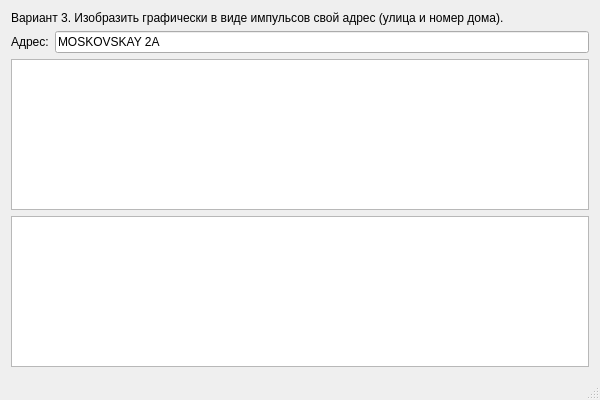
<?xml version="1.0" encoding="UTF-8"?>
<ui version="4.0">
 <class>MainWindow</class>
 <widget class="QMainWindow" name="MainWindow">
  <property name="geometry">
   <rect>
    <x>0</x>
    <y>0</y>
    <width>600</width>
    <height>400</height>
   </rect>
  </property>
  <property name="windowTitle">
   <string>Lab 1 - Bodo</string>
  </property>
  <widget class="QWidget" name="centralWidget">
   <layout class="QVBoxLayout" name="verticalLayout">
    <item>
     <widget class="QLabel" name="label">
      <property name="text">
       <string>Вариант 3. Изобразить графически в виде импульсов свой адрес (улица и номер дома).</string>
      </property>
      <property name="wordWrap">
       <bool>true</bool>
      </property>
     </widget>
    </item>
    <item>
     <layout class="QHBoxLayout" name="horizontalLayout">
      <item>
       <widget class="QLabel" name="label_2">
        <property name="text">
         <string>Адрес:</string>
        </property>
       </widget>
      </item>
      <item>
       <widget class="QLineEdit" name="lineEdit">
        <property name="text">
         <string>MOSKOVSKAY 2A</string>
        </property>
       </widget>
      </item>
     </layout>
    </item>
    <item>
     <widget class="QPlainTextEdit" name="textEdit"/>
    </item>
    <item>
     <widget class="QGraphicsView" name="graphicsView"/>
    </item>
   </layout>
  </widget>
  <widget class="QStatusBar" name="statusBar"/>
 </widget>
 <layoutdefault spacing="6" margin="11"/>
 <resources/>
 <connections/>
</ui>
